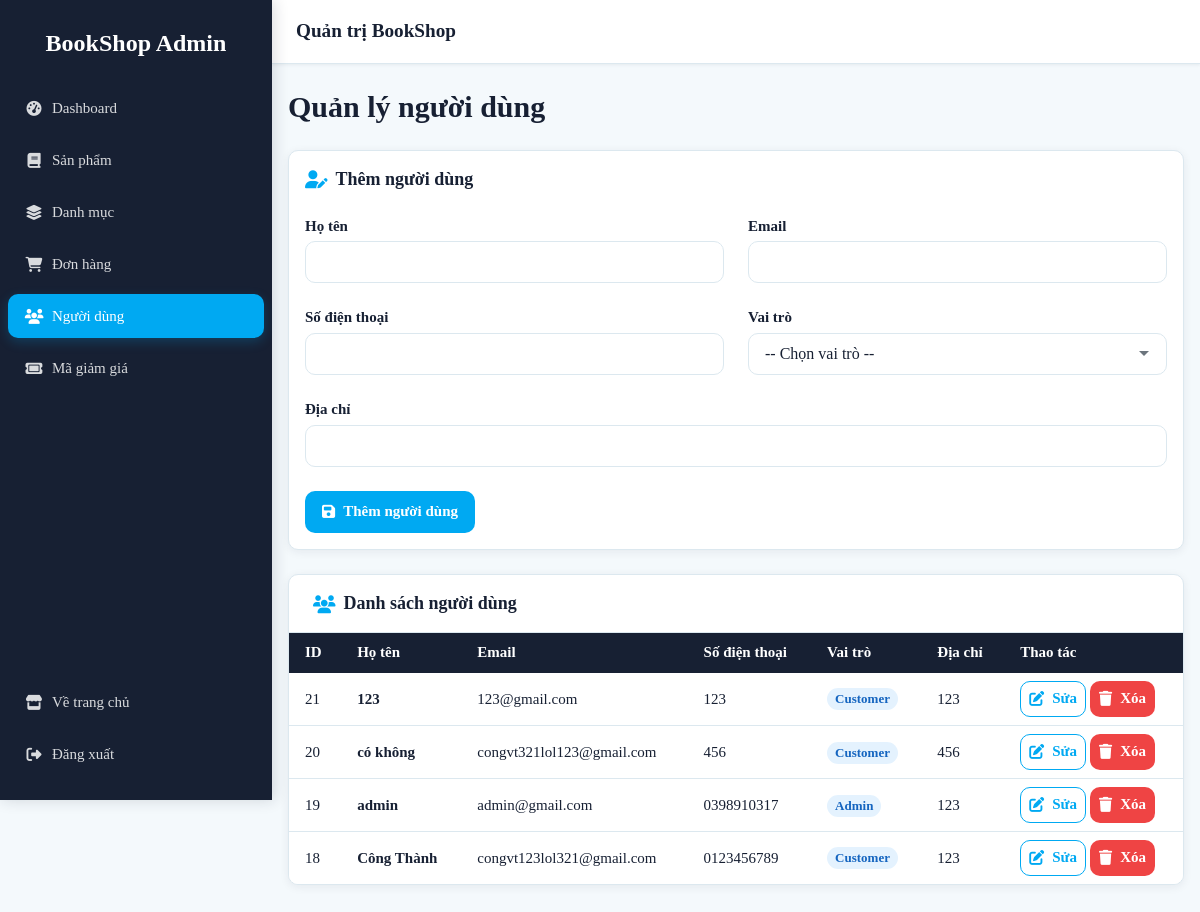
Before: /admin/users.php (signed in) with the older database file.
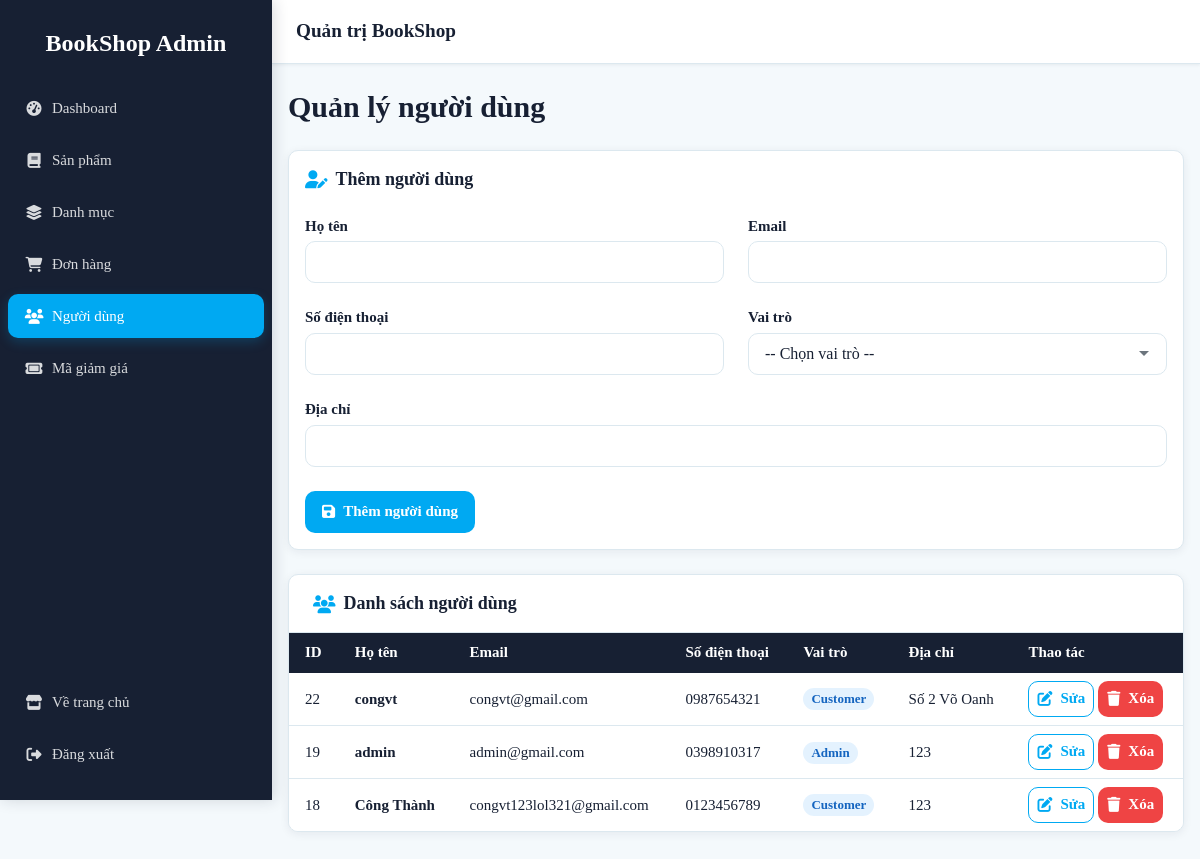
After: the same page with the newer database file.
### tables this page shows
CREATE TABLE `user` (
  `CustomerID` int NOT NULL AUTO_INCREMENT,
  `RoleID` int DEFAULT NULL,
  `LastName` varchar(50) NOT NULL,
  `FirstName` varchar(50) NOT NULL,
  `Email` varchar(100) NOT NULL,
  `Password` varchar(255) NOT NULL,
  `Phone` varchar(20) DEFAULT NULL,
  `Address` text,
  `CreatedDate` datetime DEFAULT CURRENT_TIMESTAMP,
  `username` varchar(100) DEFAULT NULL,
  `ResetToken` varchar(10) DEFAULT NULL,
  `ResetTokenExpires` datetime DEFAULT NULL,
  PRIMARY KEY (`CustomerID`),
  UNIQUE KEY `Email` (`Email`),
  KEY `fk_user_role` (`RoleID`),
  CONSTRAINT `fk_user_role` FOREIGN KEY (`RoleID`) REFERENCES `role` (`RoleID`) ON DELETE SET NULL
);

CREATE TABLE `role` (
  `RoleID` int NOT NULL AUTO_INCREMENT,
  `RoleName` varchar(50) NOT NULL,
  `Description` text,
  PRIMARY KEY (`RoleID`)
);

### admin/users.php (the view, shortened to what this page needs)
<?php
require_once 'data.php';
require_once 'partials.php';
$editUser = null;
$users = [];
$resUsers = $conn->query("
  SELECT u.CustomerID, u.LastName, u.FirstName, u.Email, u.Phone, u.Address, r.RoleName
  FROM user u
  LEFT JOIN role r ON u.RoleID = r.RoleID
  ORDER BY u.CustomerID DESC
");
if ($resUsers) {
  while ($row = $resUsers->fetch_assoc()) {
    $users[] = $row;
  }
}
$editFullName = $editUser ? trim(($editUser['LastName'] ?? '') . ' ' . ($editUser['FirstName'] ?? '')) : '';
?>
<!DOCTYPE html>
<html lang="vi">
<head>
  <title>Quản lý người dùng</title><?= adminCssLinks() ?>
</head>
<body>
  <div class="app-layout">
    <main class="page-content">
      <header class="page-header"><div><h1>Quản lý người dùng</h1></div></header>
      <form method="post" class="card admin-form-card">
        <div class="card__body form">
          <h2 class="admin-form-card__title"><i class="fa-solid fa-user-pen" aria-hidden="true"></i><?= $editUser ? 'Chỉnh sửa người dùng' : 'Thêm người dùng' ?></h2>
          <div class="form-row">
            <div class="form-group">
              <label class="form-label">Họ tên</label>
              <input class="form-control" name="name" value="<?= h($editFullName) ?>" required>
            </div>
            <div class="form-group">
              <label class="form-label">Email</label>
              <input class="form-control" type="email" name="email" value="<?= h($editUser['Email'] ?? '') ?>" required>
            </div>
          </div>
          <div class="form-row">
            <div class="form-group">
              <label class="form-label">Số điện thoại</label>
              <input class="form-control" type="text" name="phone" value="<?= h($editUser['Phone'] ?? '') ?>">
            </div>
            <div class="form-group">
              <label class="form-label">Vai trò</label>
              <select class="form-control" name="role_id" required>
                <option value="">-- Chọn vai trò --</option>
              </select>
            </div>
          </div>
          <div class="form-row">
            <div class="form-group form-group--full">
              <label class="form-label">Địa chỉ</label>
              <input class="form-control" type="text" name="address" value="<?= h($editUser['Address'] ?? '') ?>">
            </div>
          </div>
          <div class="btn-group">
            <button class="btn btn--primary" type="submit"><i class="fa-solid fa-floppy-disk" aria-hidden="true"></i><?= $editUser ? 'Cập nhật người dùng' : 'Thêm người dùng' ?></button>
          </div>
        </div>
      </form>
      <section class="admin-table-card" aria-labelledby="users-table-title">
        <h2 id="users-table-title" class="admin-table-card__title"><i class="fa-solid fa-users" aria-hidden="true"></i>Danh sách người dùng</h2>
        <div class="table-wrapper">
        <table class="table">
          <thead>
            <tr>
              <th>ID</th>
              <th>Họ tên</th>
              <th>Email</th>
              <th>Số điện thoại</th>
              <th>Vai trò</th>
              <th>Địa chỉ</th>
              <th>Thao tác</th>
            </tr>
          </thead>
          <tbody>
            <?php if (empty($users)): ?>
              <tr><td colspan="7"><div class="admin-table-empty"><i class="fa-solid fa-users-slash" aria-hidden="true"></i><strong>Chưa có người dùng</strong><span>Danh sách người dùng hiện đang trống.</span></div></td></tr>
            <?php else: ?>
            <?php foreach ($users as $user): ?>
              <tr>
                <td><?= h($user['CustomerID']) ?></td>
                <td><strong><?= h(($user['LastName'] ?? '') . ' ' . ($user['FirstName'] ?? '')) ?></strong></td>
                <td><?= h($user['Email']) ?></td>
                <td><?= h($user['Phone'] ?? 'Chưa cập nhật') ?></td>
                <td><span class="badge badge--info"><?= h($user['RoleName'] ?? 'Chưa xác định') ?></span></td>
                <td><?= h($user['Address'] ?? 'Chưa cập nhật') ?></td>
                <td class="table__actions">
                  <a class="btn btn--sm btn--outline" href="users.php?edit=<?= h($user['CustomerID']) ?>"><i class="fa-solid fa-pen-to-square" aria-hidden="true"></i>Sửa</a>
                  <form method="post" onsubmit="return confirm('Bạn có chắc chắn muốn xóa người dùng này?')" style="display:inline">
                    <button class="btn btn--sm btn--danger" type="submit"><i class="fa-solid fa-trash" aria-hidden="true"></i>Xóa</button>
                  </form>
                </td>
              </tr>
            <?php endforeach; ?>
            <?php endif; ?>
          </tbody>
        </table>
        </div>
      </section>
    </main>
  </div>
  </div>
</body>
</html>

Changed rows visible on the page:
removed user: CustomerID "21", LastName+FirstName "123", Email "123@gmail.com", Phone "123", RoleID.RoleName "Customer", Address "123"
removed user: CustomerID "20", LastName+FirstName "có không", Email "congvt321lol123@gmail.com", Phone "456", RoleID.RoleName "Customer", Address "456"
added user: CustomerID "22", LastName+FirstName "congvt", Email "congvt@gmail.com", Phone "0987654321", RoleID.RoleName "Customer", Address "Số 2 Võ Oanh"
